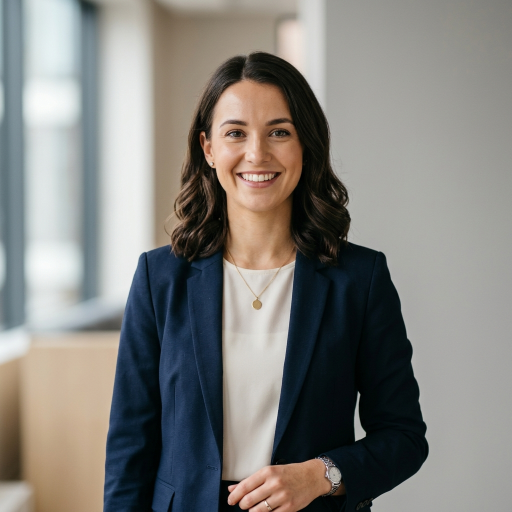
#> input picture data/sample_images/sample_face_alice_1785600851312.jpg, 1024 x 1024 px (shown at 1/2 size)
$ python -i cv_utils.py   (imports and definitions only)
#> lines starting #> are read from the running program, lines starting #| are printed output that depends on the picture; after the words box and inside, x2 and y2 are one past the last pixel; in counts of white or black regions, pixels touching at a corner belong together
#> further down, picture is the input picture: shape (1024, 1024, 3); mean B, G, R 124.6, 128.6, 130
"""
OpenCV Image Preprocessing and Computer Vision Utilities.
Provides reusable functions for image processing, filtering, Canny edge detection,
and Haar Cascade face detection.
"""

import cv2
import numpy as np
from typing import Tuple, List, Dict, Any, Optional

# Load default Haar cascade for face detection if available
face_cascade = None
try:
    if hasattr(cv2, 'data') and hasattr(cv2.data, 'haarcascades'):
        cascade_path = cv2.data.haarcascades + 'haarcascade_frontalface_default.xml'
        if hasattr(cv2, 'CascadeClassifier'):
            face_cascade = cv2.CascadeClassifier(cascade_path)
except Exception:
    face_cascade = None


def to_grayscale(image: np.ndarray) -> np.ndarray:
    """Convert BGR image to grayscale."""
    if len(image.shape) == 3 and image.shape[2] == 3:
        return cv2.cvtColor(image, cv2.COLOR_BGR2GRAY)
    return image.copy()


def resize_image(image: np.ndarray, width: Optional[int] = None, height: Optional[int] = None) -> np.ndarray:
    """Resize image maintaining aspect ratio if only one dimension provided."""
#> called with width = 224, height = 224
    h, w = image.shape[:2]
#> h = 1024; w = 1024
    if width is None and height is None:
        return image
    if width is None:
        ratio = height / float(h)
        dim = (int(w * ratio), height)
    elif height is None:
        ratio = width / float(w)
        dim = (width, int(h * ratio))
    else:
        dim = (width, height)
    return cv2.resize(image, dim, interpolation=cv2.INTER_AREA)
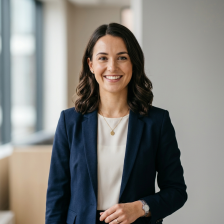
#> returned value: shape (224, 224, 3); mean of channels 0, 1, 2 124.6, 128.6, 130; drawn as B, G, R
#> in to_grayscale, `return cv2.cvtColor(image, cv2.COLOR_BGR2GRAY)`:
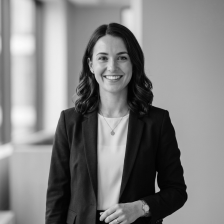
#> returned value: shape (224, 224); min 0, max 251, mean 128.6


def apply_gaussian_blur(image: np.ndarray, kernel_size: Tuple[int, int] = (5, 5), sigma_x: float = 0) -> np.ndarray:
    """Apply Gaussian Blur to smooth/denoise image."""
#> called with kernel_size = (5, 5), sigma_x = 0
    return cv2.GaussianBlur(image, kernel_size, sigma_x)
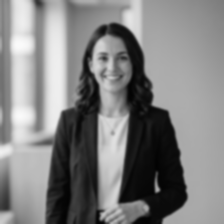
#> returned value: shape (224, 224); min 2, max 250, mean 128.6


def apply_canny_edge_detection(image: np.ndarray, threshold1: float = 100, threshold2: float = 200) -> np.ndarray:
    """Apply Canny Edge Detection."""
#> called with threshold1 = 100, threshold2 = 200
    gray = to_grayscale(image)
    return cv2.Canny(gray, threshold1, threshold2)
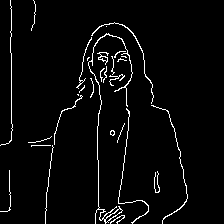
#> returned value: shape (224, 224); 3.6% white in thin lines or dots, all inside (x1, y1, x2, y2) = (0, 0, 188, 224)


def detect_faces_haar(image: np.ndarray, scale_factor: float = 1.1, min_neighbors: int = 5) -> List[Tuple[int, int, int, int]]:
    """
    Detect face bounding boxes using Haar Cascade classifier.
    Returns list of bounding boxes: (x, y, w, h).
    """
    gray = to_grayscale(image)
    if face_cascade is not None and not face_cascade.empty():
        faces = face_cascade.detectMultiScale(
            gray,
            scaleFactor=scale_factor,
            minNeighbors=min_neighbors,
            minSize=(30, 30)
        )
        if len(faces) > 0:
            return [(int(x), int(y), int(w), int(h)) for (x, y, w, h) in faces]

    # Backup face bounding box fallback based on image center dimensions
    h, w = gray.shape[:2]
    return [(int(w * 0.25), int(h * 0.2), int(w * 0.5), int(h * 0.6))]


def draw_face_bounding_boxes(image: np.ndarray, bounding_boxes: List[Tuple[int, int, int, int]], label: str = "Face") -> np.ndarray:
    """Draw rectangle boxes and text labels over image."""
    annotated = image.copy()
    for (x, y, w, h) in bounding_boxes:
        cv2.rectangle(annotated, (x, y), (x + w, y + h), (0, 255, 0), 2)
        cv2.putText(annotated, label, (x, y - 10), cv2.FONT_HERSHEY_SIMPLEX, 0.6, (0, 255, 0), 2)
    return annotated


def preprocess_image_pipeline(image: np.ndarray, target_size: Tuple[int, int] = (224, 224)) -> Dict[str, np.ndarray]:
    """
    Full CV preprocessing pipeline returning dictionary of processed variants.
    """
    resized = resize_image(image, width=target_size[0], height=target_size[1])
    gray = to_grayscale(resized)
    blurred = apply_gaussian_blur(gray)
    edges = apply_canny_edge_detection(blurred)

    return {
        "original": image,
        "resized": resized,
        "grayscale": gray,
        "blurred": blurred,
        "edges": edges
    }

>>> import cv2
>>> picture = cv2.imread('data/sample_images/sample_face_alice_1785600851312.jpg')
>>> result = preprocess_image_pipeline(picture)
#> result = 5 items
